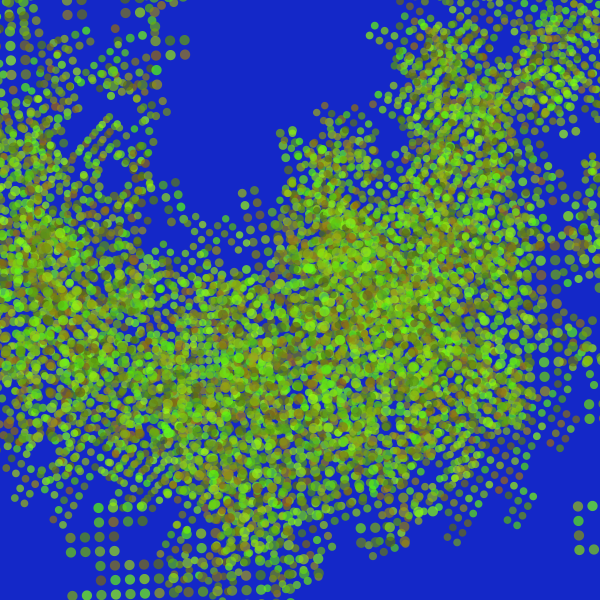
Frame 1 (no input)
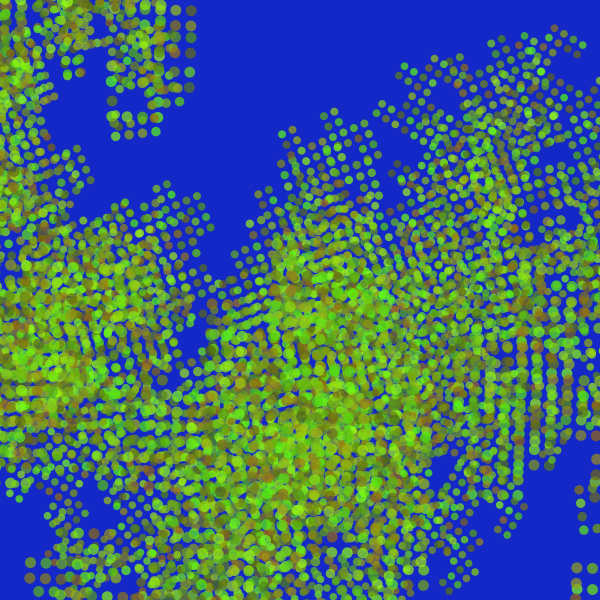
Frame 2 (the mouse pressed at the canvas centre, redrawn once)

The Processing sketch that drew these frames (run headless with seeded random() and noise(); the mouse was pressed at the canvas centre and the sketch redrawn once):

// Processing sketch: sk_recursive_dragon_curve_map
// ── sk_recursive_dragon_curve_map.pde
void setup()
{
  size( 600, 600 );
  noLoop();  //アニメーションしない
}

void draw()
{
  background( 20, 40, 200 );
  
  // 8個のドラゴンカーブ
  for( int iDragonCurve = 0; iDragonCurve < 8; iDragonCurve++ )
  {
    drawDragonCurve( width/5.0, random( height/2 ), width, random( height ), 10 );
  }
}

/**
  再帰関数：ドラゴン曲線
*/
void drawDragonCurve( float fBeginX, float fBeginY, float fEndX, float fEndY, int iLevel )
{  
  if( iLevel > 0 )
  {
    // 直角三角形のX軸方向の大きさ
    float fTriangleX = ( fEndX - fBeginX ) / 2.0;
    
    // 直角三角形のY軸方向の大きさ
    float fTriangleY = ( fBeginY - fEndY ) /2.0;  // fBeginY方向へ向かうのが正
    
    float fBeginToNewX = fTriangleX + fTriangleY;
    float fEndToNewY = fTriangleX + fTriangleY;
    
    // 新たに生成される点のXY座標値
    float fNewX = fBeginX + fBeginToNewX;
    float fNewY = fEndY + fEndToNewY; 
    
    // 二つの線に再帰的に分割
    drawDragonCurve( fBeginX, fBeginY, fNewX, fNewY, iLevel - 1 );
    drawDragonCurve( fEndX, fEndY, fNewX, fNewY, iLevel - 1 );
  }
  else
  {
    // 再帰の終了時に描画する．
    
    // 開始点から終了点への距離
    float fLength = sqrt( pow( fEndX - fBeginX, 2 ) + pow( fEndY - fBeginY, 2 ) );
  
    // 線の代わりに円描画
    float fCenterX = ( fBeginX + fEndX ) / 2.0;
    float fCenterY = ( fBeginY + fEndY ) / 2.0;
    noStroke();
    fill( random( 80, 160 ), random( 100, 255 ), random( 10, 30 ), 180 );
    circle( fCenterX, fCenterY, fLength/2.0  );
    //line( fBeginX, fBeginY, fEndX, fEndY );
  }
}
